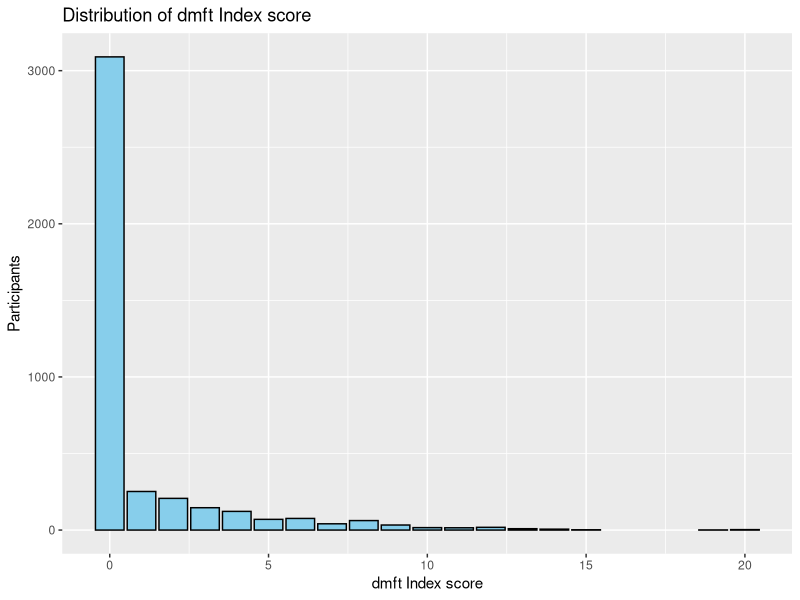
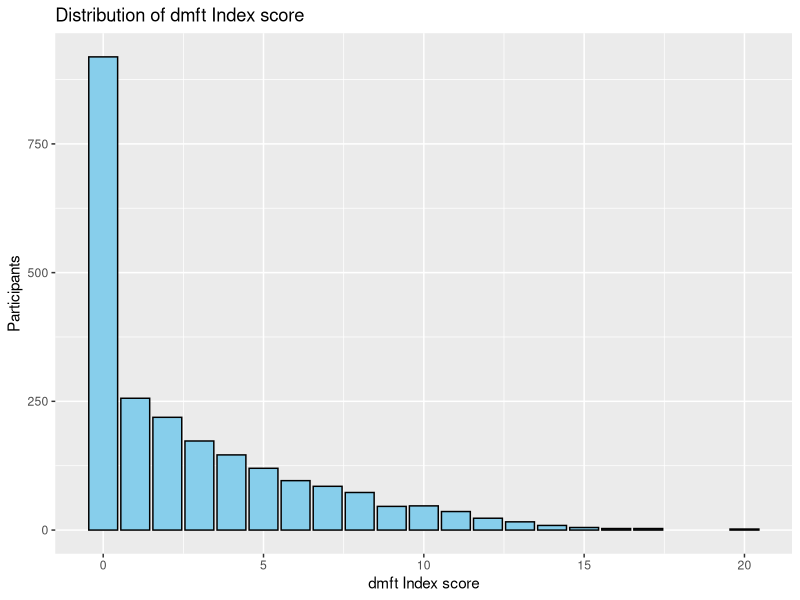
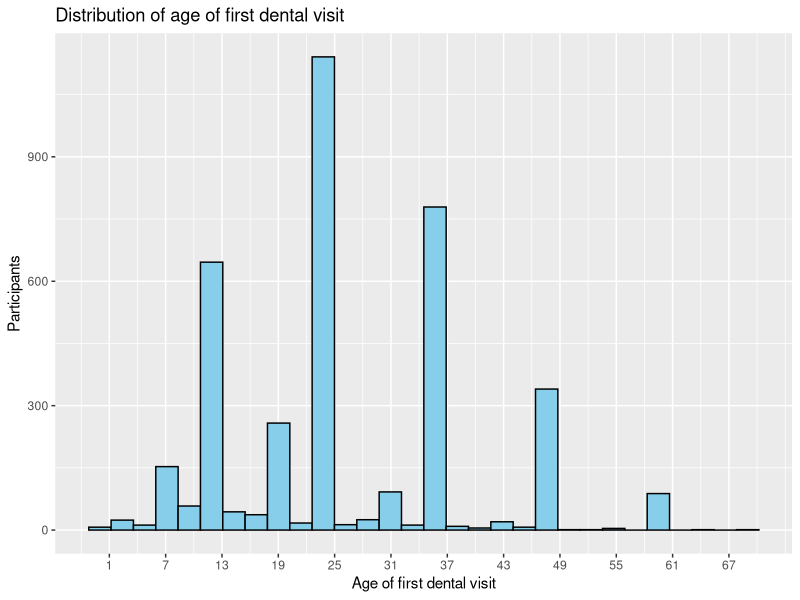
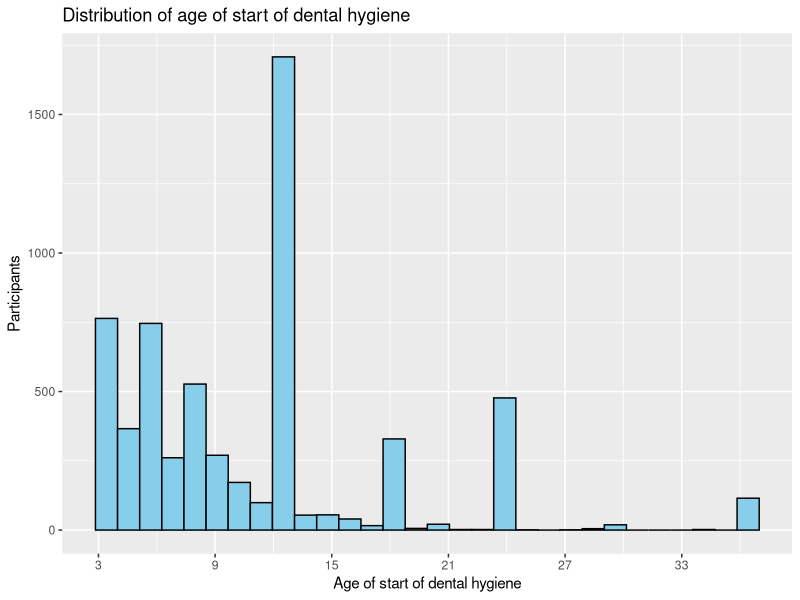
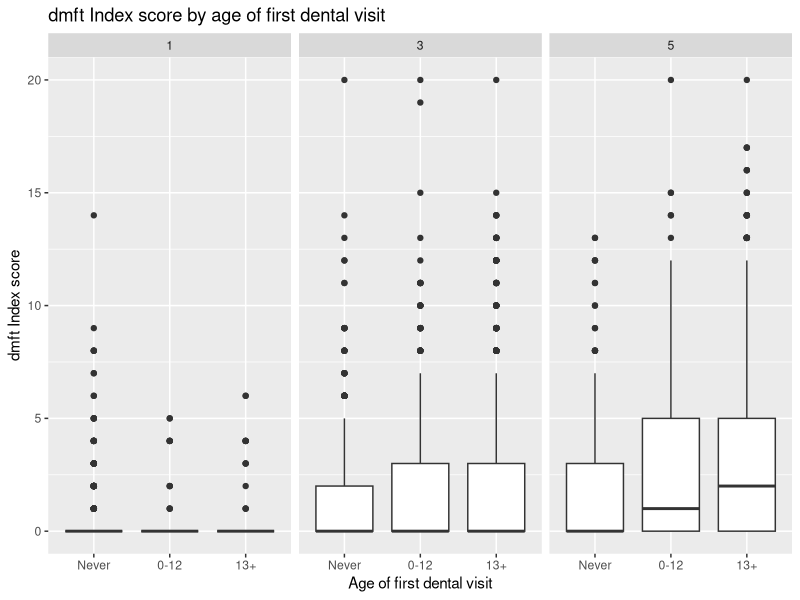
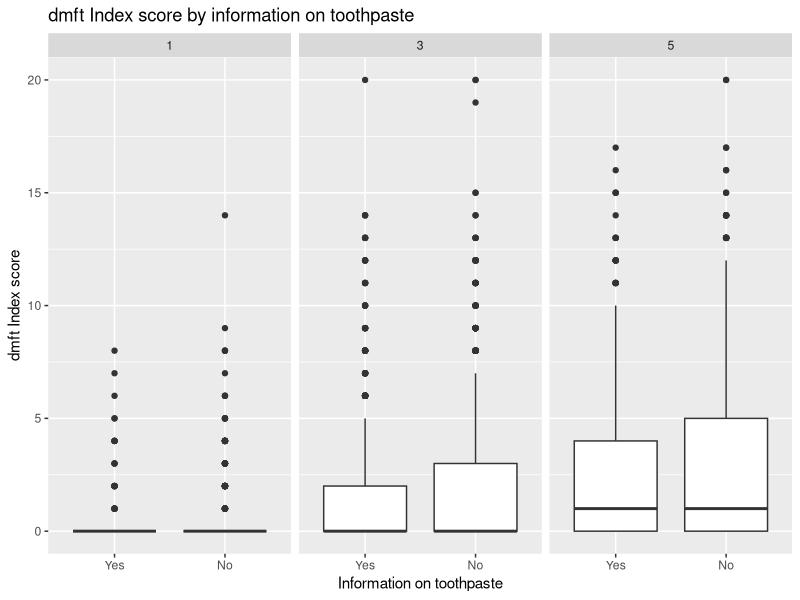

The R script that drew these images, in order:
## ---- chunk 1
knitr::opts_chunk$set(echo = TRUE)
## ---- chunk 2
library(here)
library(readr)
#install package MASS if not installed previously
if(!require(MASS)) install.packages("MASS")
library(MASS)
library(tidyverse)

ninoscompleta <- read_delim(
  here("ensab", "M3_NINOS.txt"), 
  delim = "|", 
  locale = locale(encoding = "Latin1")
)

examen13completa <- read_delim(
  here("ensab", "M4_EXAMEN_1.txt"), 
  delim = "|", 
  locale = locale(encoding = "Latin1")
)

examen5completa <- read_delim(
  here("ensab", "M4_EXAMEN_2.txt"), 
  delim = "|", 
  locale = locale(encoding = "Latin1")
)

hogarcompleta <- read_delim(
  here("ensab", "M1_HOGAR.txt"), 
  delim = "|", 
  locale = locale(encoding = "Latin1")
)

## ---- chunk 3
glimpse(ninoscompleta)
names(ninoscompleta)
## ---- chunk 4
ninos <- ninoscompleta %>% 
  dplyr::select(MPIO, DPTO, M3_100C, M3_113E, M3_113F, M3_119, M3_205, M3_206A, M3_206B, M3_207, M3_208, M3_209, M3_210, M3_213, M3_214, M3_218, M3_224, M3_225, M3_226, M3_227, M3_227A, M3_227B, M3_227C, M3_227D, M3_227E, M3_227F, M3_227G, M3_227CU, Clase, Region, Subreg, Estrato, Fex_fin, Sexo, Zona, EST_SE_2, FRACCION, REGIMEN, ID_HOGAR, ID_PERSONA)

glimpse(ninos)
## ---- chunk 5
examen13 <- examen13completa %>% 
  dplyr::select(MA_208, MA_305A, MA_305B, MA_305C, MA_305D, MA_305E, MA_305F, MA_305G, MA_305H, MA_305I, MA_305J, MA_307A, MA_307B, MA_307C, MA_307D, MA_307E, MA_307F, MA_307G, MA_307H, MA_307I, MA_307J, ID_HOGAR, ID_PERSONA)

#Assign a value to 1 to the following letters: B, C, D, E, G
examen13 <- examen13 %>%
  mutate(
    across(
      starts_with("MA_3"),
      ~case_when(
        str_detect(., "[BCDEG]") ~ 1,
        TRUE ~ 0)
    ))

#create variable dmft
examen13 <- examen13 %>%
  mutate(dmft = rowSums(across(starts_with("MA_3"), ~. > 0))) %>%
  dplyr::select(-starts_with("MA_3"))

glimpse(examen13)
summary(examen13$dmft)

#See distribution
ggplot(data = examen13, aes(x = dmft)) +
  geom_bar(fill = "skyblue", color = "black") +
  labs(x = "dmft Index score", y = "Participants", title = "Distribution of dmft Index score")
## ---- chunk 6
examen5 <- examen5completa %>% 
  dplyr::select(MB_208, MB_305A, MB_305B, MB_305C, MB_305D, MB_305E, MB_305F, MB_305G, MB_305H, MB_305I, MB_305J, MB_305K, MB_305L, MB_307A, MB_307B, MB_307C, MB_307D, MB_307E, MB_307F, MB_307G, MB_307H, MB_307I, MB_307J, MB_307K, MB_307L, ID_HOGAR, ID_PERSONA)

glimpse(examen5)

#Assign a value to 1 to the following numbers: 1, 2, 3, 4, 7
examen5 <- examen5 %>%
  mutate(
    across(
      starts_with("MB_3"),
      ~case_when(
        str_detect(., "^[12347]$|^[BCDEG]$") ~ 1,
        TRUE ~ 0                                 
      )))

#create variable dmft
examen5 <- examen5 %>%
  mutate(dmft = rowSums(across(starts_with("MB_3"), ~. > 0))) %>%
  dplyr::select(-starts_with("MB_3"))

summary(examen5$dmft)

#See distribution
ggplot(data = examen5, aes(x = dmft)) +
  geom_bar(fill = "skyblue", color = "black") +
  labs(x = "dmft Index score", y = "Participants", title = "Distribution of dmft Index score")
## ---- chunk 7
ensab <- ninos %>%
  left_join(examen13, by = "ID_PERSONA") %>%
  left_join(examen5, by = "ID_PERSONA") %>%
  mutate(dmft = coalesce(dmft.x, dmft.y), 
         ID_HOGAR = coalesce(ID_HOGAR.x, ID_HOGAR.y)) %>%
  dplyr::select(-ID_HOGAR.x, -ID_HOGAR.y, -dmft.x, -dmft.y)

#Missing data

ensab %>%
  filter(MA_208 == 2 | MB_208 == 2) %>%
  count()

ensab <- ensab %>%
  filter(MA_208 == 1 | MB_208 == 1) %>%
  dplyr::select(-MB_208, -MA_208)

#only  3 children did not have the clinical examination portion. We'll exclude them. Now the sample size is 6443 children.
## ---- chunk 8

#Turn M3_206A into a numeric variable
ensab$M3_206A <- as.numeric(ensab$M3_206A)

summary(ensab$M3_206A)

ensab %>%
  filter(M3_205 == 2 | M3_205 == 3) %>%
  count()
#2648: coincides with the number of NAs

ensab %>%
  filter(M3_205 == 3) %>%
  count()
#only 46 participants have missing values for M3_205

#multiply values in the filtered rows by 12 and categorize
ensab <- ensab %>%
  mutate(agefdv = if_else(M3_206B == 2, M3_206A * 12, M3_206A))

ggplot(ensab, aes(x = agefdv)) +
  geom_histogram(fill = "skyblue", color = "black") +
  scale_x_continuous(breaks = seq(min(ensab$agefdv, na.rm = TRUE), max(ensab$agefdv, na.rm = TRUE), by = 6)) +
  labs(x = "Age of first dental visit", y = "Participants", title = "Distribution of age of first dental visit")

# can do bins 0-6, 7-12, 13-24, 25-36, 37-48, 49-72, or just divide into 3.

ensab <- ensab %>%
  mutate(agefdv = case_when(
    M3_205 == 3 ~ NA_real_,
    M3_205 == 2 ~ 0,
    agefdv <= 12 ~ 1,
    agefdv > 12 ~ 2,
    TRUE ~ agefdv)) %>%
  mutate(agefdv = factor(agefdv, 
                         levels = c(0, 1, 2), 
                         labels = c("Never", "0-12", "13+")))

summary(ensab$agefdv)

ensab <- ensab %>%
  dplyr::select(-M3_206B, -M3_206A)
## ---- chunk 9
ensab %>%
  filter(M3_207 == 4) %>%
  count()

#45 NAs to be expected in M3_209

ensab <- ensab %>%
  mutate(reason = factor(M3_209, 
    levels = c(1, 2, 3, 4), 
    labels = c("Emergency", "Treatment", "Prevention", "Certification")))

summary(ensab$reason)
#2648 NAs
## ---- chunk 10
ensab %>%
  filter(M3_213 == 91 | M3_213 == 92) %>%
  count()
#385

glimpse(ensab$M3_213)

#create distribution
ensab %>%
  filter(!(M3_213 %in% c(91, 92))) %>%
  ggplot(aes(x = M3_213)) +
  geom_histogram(fill = "skyblue", color = "black") +
  scale_x_continuous(breaks = seq(min(ensab$M3_213, na.rm = TRUE), max(ensab$M3_213, na.rm = TRUE), by = 6)) +
  labs(x = "Age of start of dental hygiene", y = "Participants", title = "Distribution of age of start of dental hygiene")
## ---- chunk 11
glimpse(ensab$M3_218)

ensab <- ensab %>%
  mutate(tp_info = case_when(
    M3_218 == 3 ~ NA,
    TRUE ~ M3_218)) %>%
  mutate(tp_info = factor(tp_info,
                          levels = c(1, 2),
                          labels = c("Yes", "No")))

summary(ensab$tp_info)
## ---- chunk 12
# who does the dental hygiene

# breastfeeding age

# bottle
## ---- chunk 13
glimpse(ensab$M3_100C)
summary(ensab$M3_100C)

#rename M2_100C to age
ensab <- ensab %>%
  rename(age = M3_100C) %>%
  mutate(age = factor(age, 
                      levels = c(1, 3, 5),
                      labels = c("1", "3", "5")))

summary(ensab$age)
## ---- chunk 14
glimpse(ensab$Sexo)

ensab <- ensab %>%
  mutate(sex = factor(Sexo,
                         levels = c(1, 2),
                         labels = c("Masculine", "Feminine")))

summary(ensab$sex)
## ---- chunk 15
glimpse(ensab$EST_SE_2)

ensab <- ensab %>%
  mutate(ses = factor(EST_SE_2, 
                           levels = c(1, 2, 3, 4), 
                           labels = c("Low low", "Low", "Middle low", "Middle to high")))

summary(ensab$ses)
## ---- chunk 16
glimpse(ensab$M3_119)

#8 are NAs
ensab %>%
  filter(M3_119 == 8) %>%
  count()

#transform 7 unemployed into 0

ensab <- ensab %>%
  mutate(income = case_when(
    M3_119 == 8 ~ NA,
    M3_119 == 7 ~ 0,
    TRUE ~ M3_119)) %>%
  mutate(income = factor(income,
                         levels = c(0, 1, 2, 3, 4, 5, 6),
                         labels = c("Unemployed", "Less than half NMW", "Half - 1 NMW", "1-2 NMW", "2-3 NMW", "3-4 NMW", "More than 4 NMW")))

summary(ensab$income)

## ---- chunk 17
glimpse(ensab$REGIMEN)

#counting NAs in M3_113E

ensab %>%
  filter(M3_113E == 6) %>%
  count()

ensab <- ensab %>%
  mutate(insurance = case_when(
    REGIMEN == 4 ~ 0,
    TRUE ~ REGIMEN)) %>%
  mutate(insurance = factor(insurance, 
                           levels = c(0, 1, 2, 3), 
                           labels = c("Uninsured", "Contributory", "Subsidized", "Other")))

summary(ensab$insurance)
## ---- chunk 18
glimpse(ensab$Region)

ensab <- ensab %>%
  mutate(region = factor(Region,
                         levels = c(1, 2, 3, 4, 5, 6),
                         labels = c("Atlantic", "Eastern", "Central", "Pacific", "Bogota", "Orinoquia - Amazonia")))

summary(ensab$region)
## ---- chunk 19
glimpse(ensab$Zona)

ensab %>%
  group_by(Zona, .drop = FALSE) %>%
  count()

ensab <- ensab %>%
  mutate(location = factor(Zona,
                           levels = c(1, 2),
                           labels = c("Urban", "Rural")))

summary(ensab$location)
## ---- chunk 20
ensab %>%
  filter(!is.na(agefdv)) %>%
ggplot(aes(x=agefdv, y=dmft)) +
  geom_boxplot() +
  facet_wrap(~age) +
  labs(x = "Age of first dental visit", y = "dmft Index score", title = "dmft Index score by age of first dental visit")
## ---- chunk 21

#Subset the data for first dental visit

fdv <- ensab %>%
  dplyr::select(dmft, agefdv, age, sex, income, ses, insurance, region, location, ID_PERSONA, ID_HOGAR)

#by age group

fdv1 <- fdv %>%
  filter(age == 1)

fdv3 <- fdv %>%
  filter(age == 3)

fdv5 <- fdv %>%
  filter(age == 5)
## ---- chunk 22
# Crude negative binomial regression age 1
model1 <- glm.nb(dmft ~ agefdv, data = fdv1)

summary(model1)
exp(model1$coefficients)
exp(confint(model1))
#theta is 0.03 so there is a lot of overdispersion

#Multiple negative binomial regression (adjusted model)
model1m <- glm.nb(data = fdv1, dmft ~ agefdv + sex + income + ses + insurance + region + location)

summary(model1m)
exp(model1m$coefficients)
#exp(confint(model1m)) is failing to converge

# Negative binomial regression age 3

model3 <- glm.nb(dmft ~ agefdv, data = fdv3)

summary(model3)
exp(model3$coefficients)
exp(confint(model3))

model3m <- glm.nb(data = fdv3, dmft ~ agefdv + sex + income + ses + insurance + region + location)

summary(model3m)
exp(model3m$coefficients)
exp(confint(model3m))

#Negative binomial regression age 5

model5 <- glm.nb(dmft ~ agefdv, data = fdv5)

summary(model5)
exp(model5$coefficients)
exp(confint(model5))

model5m <- glm.nb(data = fdv5, dmft ~ agefdv + sex + income + ses + insurance + region + location)

summary(model5m)
exp(model5m$coefficients)
exp(confint(model5m))

## ---- chunk 23
ensab %>%
  filter(!is.na(tp_info)) %>%
  ggplot(aes(x = tp_info, y = dmft)) +
  facet_wrap(~age) +
  geom_boxplot() +
  labs(x = "Information on toothpaste", y = "dmft Index score", title = "dmft Index score by information on toothpaste")

glimpse(ensab)
## ---- chunk 24
#Subset the data for toothpaste information

tp <- ensab %>%
  dplyr::select(dmft, tp_info, age, sex, income, ses, insurance, region, location, ID_PERSONA, ID_HOGAR)

modeltp1 <- glm.nb(data = tp, dmft ~ tp_info)
summary(modeltp1)

#ages 5

tp5 <- tp %>%
  filter(age == 5)

modeltp5 <- glm.nb(data = tp5, dmft ~ tp_info)
summary(modeltp5)
exp(modeltp5$coefficients)
exp(confint(modeltp5))
#not statistically significant

modeltp5m <- glm.nb(data = tp5, dmft ~ tp_info + sex + income + ses + insurance + region + location)
summary(modeltp5m)

#the relationship is attenuated after adjusting for confounders

#ages 3 and 5 

tp35 <- tp %>%
  filter(age == 5 | age == 3)

modeltp35 <- glm.nb(data = tp35, dmft ~ tp_info)
summary(modeltp35)
